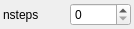
<?xml version="1.0" encoding="UTF-8"?>
<ui version="4.0">
 <class>FormLoop</class>
 <widget class="QWidget" name="FormLoop">
  <property name="geometry">
   <rect>
    <x>0</x>
    <y>0</y>
    <width>134</width>
    <height>29</height>
   </rect>
  </property>
  <property name="sizePolicy">
   <sizepolicy hsizetype="Preferred" vsizetype="Minimum">
    <horstretch>0</horstretch>
    <verstretch>0</verstretch>
   </sizepolicy>
  </property>
  <property name="windowTitle">
   <string>Form</string>
  </property>
  <layout class="QGridLayout" name="gridLayout">
   <property name="margin">
    <number>3</number>
   </property>
   <item row="0" column="0">
    <layout class="QHBoxLayout" name="horizontalLayout">
     <item>
      <widget class="QLabel" name="label">
       <property name="text">
        <string>nsteps</string>
       </property>
      </widget>
     </item>
     <item>
      <widget class="QSpinBox" name="sb_nsteps"/>
     </item>
    </layout>
   </item>
  </layout>
 </widget>
 <resources/>
 <connections/>
</ui>
